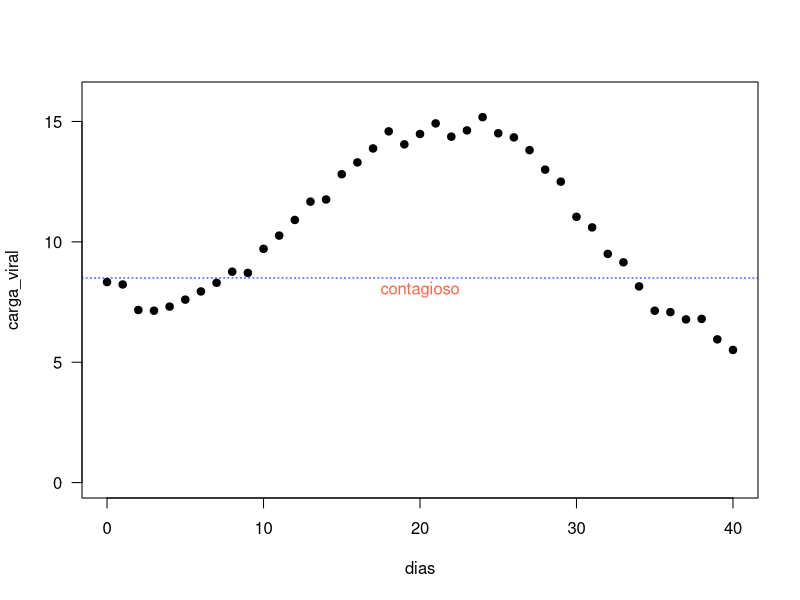
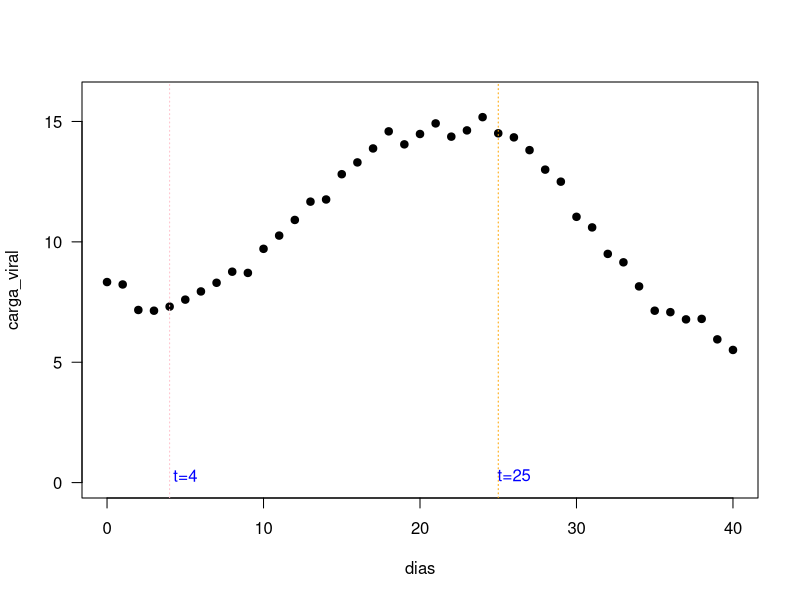
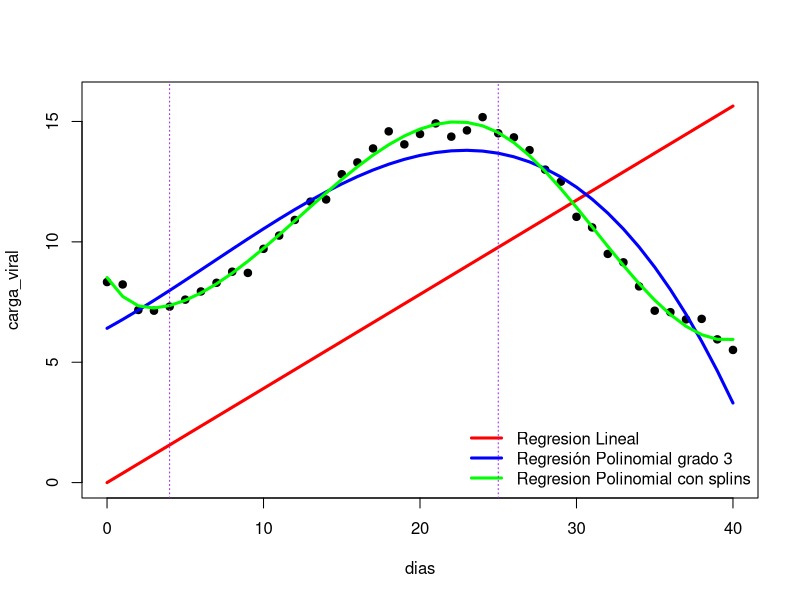

Write the R code that produced these figures, in order. (Note: this script raises an error after producing the figures.)
## ---- chunk 1
library(ggplot2)
library(tidyverse)
library(splines)
## ---- chunk 2
carga_viral<- c(8.33, 8.23, 7.17, 7.14, 7.31, 7.60, 7.94, 8.30, 8.76, 8.71, 9.71,
          10.26, 10.91, 11.67, 11.76, 12.81, 13.30, 13.88, 14.59,
          14.05, 14.48, 14.92, 14.37, 14.63, 15.18, 14.51, 14.34, 
          13.81, 13.0, 12.5, 11.04, 10.60, 9.5, 9.15, 8.15, 
          7.14, 7.08,6.78,6.80,5.95,5.51)
dias <- seq(from=0, to=40, by=1)
datos <- data.frame(dias=dias, carga_viral=carga_viral)
head(datos)
## ---- chunk 3
plot(datos, ylab="carga_viral", xlab="dias", pch=19, ylim=c(0, 16), las=1)
abline(h = 8.5, col = "blue",lty="dotted")
text(x=20, y=8, 'contagioso', col='tomato')
## ---- chunk 4
reg_0<-lm(dias~carga_viral-1, data = datos)
summary(reg_0)
## ---- chunk 5
reg_1<-lm(carga_viral~dias-1, data = datos)
summary(reg_1)
## ---- chunk 6
cor(datos)
## ---- chunk 7
reg_pol <- lm(carga_viral ~ dias + I(dias^2), data=datos)
summary(reg_pol)
## ---- chunk 8
reg_pol_2 <- lm(carga_viral ~ dias + I(dias^2) + I(dias^3), data=datos)
summary(reg_pol_2)
## ---- chunk 9
reg_pol_3 <- lm(carga_viral ~ dias + I(dias^2) + I(dias^3) +I(dias^4), data=datos)
summary(reg_pol_3)
## ---- chunk 10
reg_spli <- lm(carga_viral~ bs(dias, knots=c(4, 25), degree=3), data=datos)
summary(reg_spli)
## ---- chunk 11
plot(datos, ylab="carga_viral", xlab="dias", pch=19, ylim=c(0, 16), las=1)
abline(v=4, lty="dotted", col='pink')
abline(v=25, lty="dotted", col='orange')
text(x=5, y=0.3, 't=4', col='blue')
text(x=26, y=0.3, 't=25', col='blue')
## ---- chunk 12
plot(datos, ylab="carga_viral", xlab="dias", pch=19, ylim=c(0,16))
i <- order(dias)
lines(dias[i], fitted(reg_1)[i], col='red', lwd=3)
lines(dias[i], fitted(reg_pol_2)[i], col='blue', lwd=3)
lines(dias[i], fitted(reg_spli)[i], col='green', lwd=3)
legend("bottomright", lwd=c(3, 3, 3), col=c('red', 'blue', 'green'),
       legend=c("Regresion Lineal", 
                "Regresión Polinomial grado 3",
                "Regresion Polinomial con splins"), bty="n")
abline(v=c(4, 25), lty='dotted', col="purple") 
## ---- chunk 13
y_true <- softdrink$tiempo
y_hat1 <- predict(mod1, newdata=softdrink)
y_hat2 <- predict(mod2, newdata=softdrink)

mse1 <- mean((y_true - y_hat1)^2)
mse2 <- mean((y_true - y_hat2)^2)
cbind(mse1, mse2)
